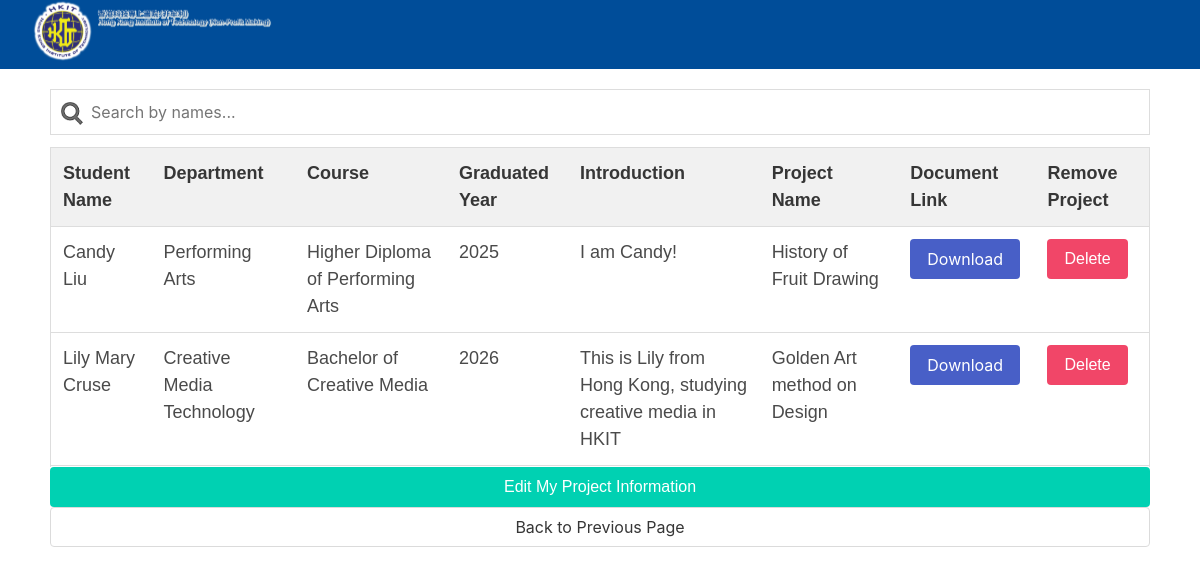
/showcase_admin.php (signed in), run on the app's committed database.
### tables this page shows
CREATE TABLE `user_profile` (
  `PID` int(11) NOT NULL,
  `username` varchar(20) NOT NULL,
  `firstname` varchar(20) NOT NULL,
  `midname` varchar(20) DEFAULT NULL,
  `lastname` varchar(20) NOT NULL,
  `department_name` varchar(50) NOT NULL,
  `course_name` varchar(100) NOT NULL,
  `grad_year` int(4) NOT NULL,
  `self_intro` varchar(200) DEFAULT NULL,
  `show_profile` tinyint(1) NOT NULL
);

CREATE TABLE `document_upload` (
  `DOID` int(11) NOT NULL,
  `username` varchar(20) NOT NULL,
  `file_id` varchar(500) NOT NULL,
  `project_showcase` varchar(50) NOT NULL
);

### showcase_admin.php (the view, shortened to what this page needs)
<?php
@include 'lib/projectlink.php';
?>
<!DOCTYPE html>
<html lang="en">
<head>
    <link rel="stylesheet" href="https://cdn.jsdelivr.net/npm/bulma@0.9.4/css/bulma.min.css">
   <link rel="stylesheet" href="style.css">
</head>
<header>
&emsp;&emsp;<a href="user_page.php"><img src="img/logo.svg" width="250" height="180"></a>
</header>
<body>
<div style="margin: auto; width:100%; padding: 20px 50px 20px;" >
<input type="text" id="myInput" onkeyup="tableFilter()" placeholder="Search by names...">
<div style="height:320px; overflow:auto;">
<table id="myTable" class="data-table">
  <tr class="header">
    <th>Student Name</th>
    <th>Department</th>
    <th>Course</th>
    <th>Graduated Year</th>
    <th>Introduction</th>
    <th>Project Name</th>
    <th>Document Link</th>
    <th>Remove Project</th>
  </tr>
  <?php
  $sql = "SELECT * FROM user_profile RIGHT JOIN document_upload ON user_profile.username = document_upload.username;";
  if ($res = mysqli_query($conn, $sql)) {
    if (mysqli_num_rows($res) > 0) {
        while ($row = mysqli_fetch_array($res)) {
            echo "<tr>";
            echo "<td>".$row['firstname']." ".$row['midname']." ".$row['lastname']."</td>";
            echo "<td>".$row['department_name']."</td>";
            echo "<td>".$row['course_name']."</td>";
            echo "<td>".$row['grad_year']."</td>";
            echo "<td>".$row['self_intro']."</td>";
            echo "<td>".$row['project_showcase']."</td>";
            echo htmlspecialchars_decode("<td><a style=&quot;color: white;&quot; href=&quot;".$row['file_id']."&quot; target=&quot;_blank&quot; rel=&quot;noopener noreferrer&quot;><button class=&quot;button is-link&quot;>Download</button></a></td>");
            ?>
            <td><button class="button is-danger"><a style="color: white" href="?delete_proj=<?php echo $row['username']; ?>" title="click for delete" onclick="return confirm('Are You Sure You Want To Remove The Project Information of This User From The System?')"><span class="glyphicon glyphicon-trash"></span>Delete</a></button></td>
            <?php
            echo "</tr>";
        }
        echo "</table>";
    }
    else {
        echo "No matching records are found.";
    }
}
else {
    echo "ERROR: Could not able to execute $sql. "
                                .mysqli_error($conn);
}
?>
</div>
<button class="button is-primary is-fullwidth"><a style="color: white;" href="editproject.php">Edit My Project Information</button>
<a style="color: black;" href="admin_page.php"><button class="button is-fullwidth">Back to Previous Page</button></a>
</div>
</body>
</html>

### style.css (style rules this page uses)
* { font-family: 'Poppins', sans-serif; margin:0; padding:0; box-sizing: border-box; outline: none; border:none; text-decoration: none; }
header { background-color: #004d99; width: 100%; }
#myInput { background-image: url('/img/searchicon.png'); background-position: 10px 12px; background-repeat: no-repeat; width: 100%; font-size: 16px; padding: 12px 20px 12px 40px; border: 1px solid #ddd; margin-bottom: 12px; }
#myTable { border-collapse: collapse; width: 100%; border: 1px solid #ddd; font-size: 18px; }
#myTable th, #myTable td { text-align: left; padding: 12px; }
#myTable tr { border-bottom: 1px solid #ddd; }
#myTable tr.header, #myTable tr:hover { background-color: #f1f1f1; }
table { width: 100%; }

### data on the page
user_profile: firstname "Candy", lastname "Liu", department_name "Performing Arts", course_name "Higher Diploma of Performing Arts", grad_year "2025", self_intro "I am Candy!", document_upload.project_showcase "History of Fruit Drawing", document_upload.file_id "Download"
user_profile: firstname "Lily", midname "Mary", lastname "Cruse", department_name "Creative Media Technology", course_name "Bachelor of Creative Media", grad_year "2026", self_intro "This is Lily from Hong Kong, studying creative media in HKIT", document_upload.project_showcase "Golden Art method on Design", document_upload.file_id "Download"
